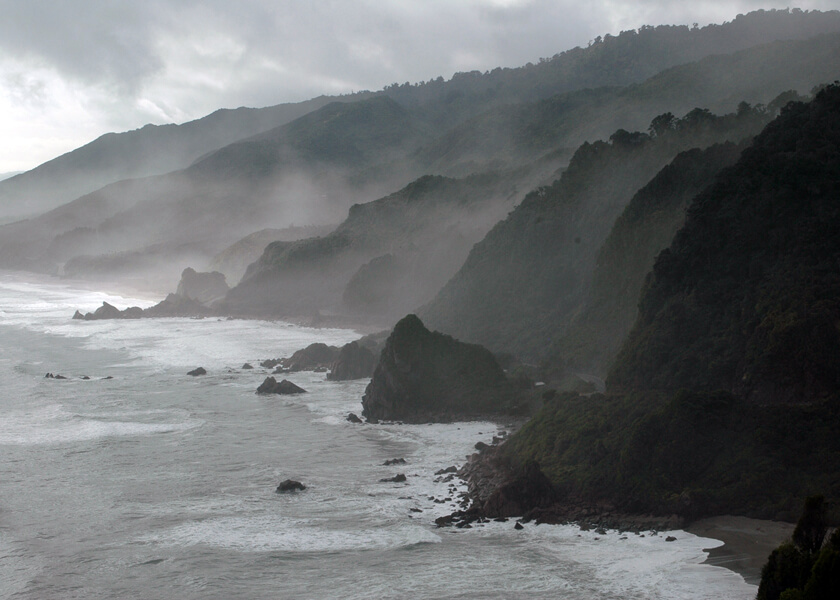
#> input picture images/tinified/new_zealand_coast.jpg, 840 x 600 px
$ python main.py
#> lines starting #> are read from the running program, lines starting #| are printed output that depends on the picture; after the words box and inside, x2 and y2 are one past the last pixel; in counts of white or black regions, pixels touching at a corner belong together
### course/module_04.py
# -*- coding: utf-8 -*-
# Module 4: Image Enhancement

# --- Third Party Libraries ---
# cv2: OpenCV library for computer vision, machine learning, and image processing.
#      It can process images and videos to identify objects, faces, or even the handwriting of a human.
import cv2
# numpy: library for array processing for numbers, strings, records, and objects.
import numpy as np

# --- Python modules ---
# textwrap: provides formatting of text by adjusting the line breaks in the input paragraph.
import textwrap

# --- App modules ---
from .constants import IMAGE_SUB_FOLDER_
from helper import show_helper, os_helper


def multiply_contrast(image_file_: str):
    """
    Multiply the intensity values with a constant to in/decrease the Contrast of the image, which is the difference in
      the intensity values of the pixels of an image.
    If factor > 1 the difference is larger, so more contrast. But if factor < 1 the difference is smaller, so less
      contrast.
    :param image_file_: filename of the image file to process
    """
#> called with image_file_ = 'new_zealand_coast.jpg'
    file_exists_, full_image_path_ = os_helper.file_exists(image_file_, *IMAGE_SUB_FOLDER_)

    if file_exists_:
        # Load image with OpenCV. Image is grayscale, but is read in color because it will be annotated in color.
        image_ = cv2.imread(full_image_path_, cv2.IMREAD_COLOR)
#> image_ is the input picture: shape (600, 840, 3); mean B, G, R 115.2, 113.7, 110.9

        # In/Decreasing the difference in the intensity values of the pixels of an image will result
        #  in a global in/decrease in the contrast
        dark_matrix_ = np.ones(image_.shape) * 0.5          # to decrease contrast
        bright_matrix_ = np.ones(image_.shape) * 1.2        # to increase contrast

        # Use multiply functions, to in/decrease contrast the matrix from de original image,
        image_darker_ = np.uint8(cv2.multiply(np.float64(image_), dark_matrix_))
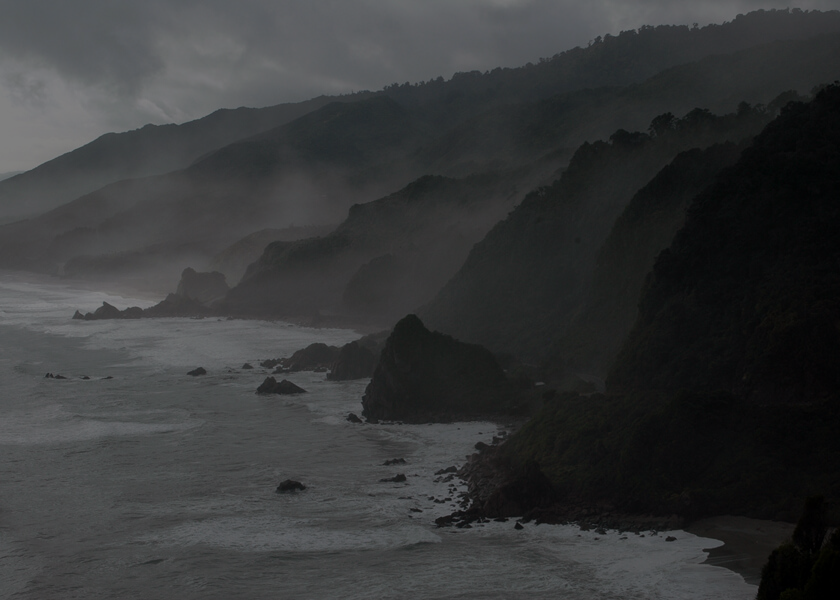
#> image_darker_: shape (600, 840, 3); mean B, G, R 57.4, 56.6, 55.2
        image_brighter_ = np.uint8(cv2.multiply(np.float64(image_), bright_matrix_))            # with overflow issue
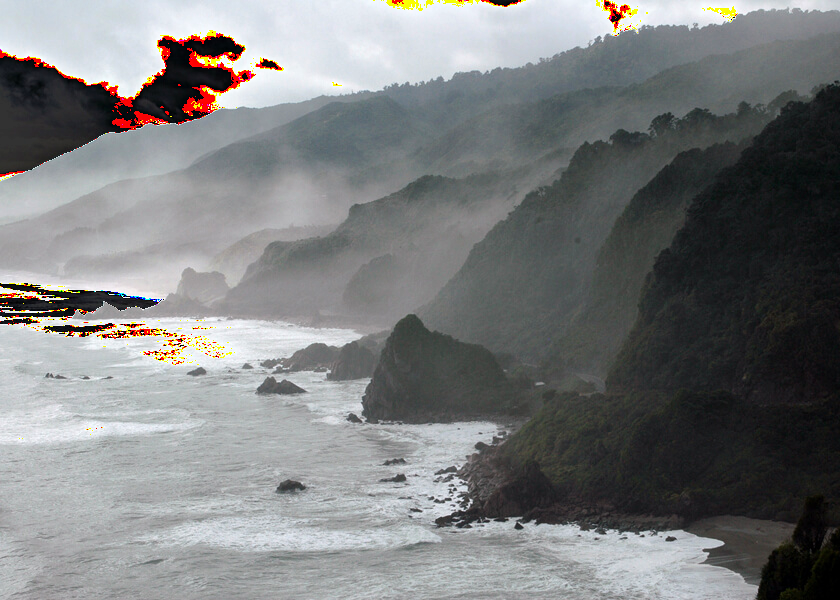
#> image_brighter_: shape (600, 840, 3); mean B, G, R 125.7, 125.1, 123.4

        # Add multiline observation about overflow issue. Wraps the text with textwrap.wrap
        text_ = 'The values which are already high, are becoming greater than 255. Thus, the overflow issue.'
        wrapped_text_ = textwrap.wrap(text_, width=int(len(text_) * 0.60))
        font_face_ = cv2.FONT_HERSHEY_DUPLEX
        font_scale_ = 0.8
        font_thickness_ = 1
        bgr_color_ = (0, 255, 255)            # Yellow rgb(255, 255, 0)
        # Calculate the interlinear gap
        text_size_ = cv2.getTextSize(wrapped_text_[0], font_face_, font_scale_, font_thickness_)[0]
        gap_ = text_size_[1] + 5
        # Initialize the position of the text in the image
        left_margin_, top_margin_ = 180, 280
        # Add lines of text
        for line_ in wrapped_text_:
            # Add a line of text
            cv2.putText(image_brighter_, line_, org=(left_margin_, top_margin_), fontFace=font_face_,
                        fontScale=font_scale_, color=bgr_color_, thickness=font_thickness_,
                        lineType=cv2.LINE_AA)
            # Calculate top margin for the next line
            top_margin_ += gap_
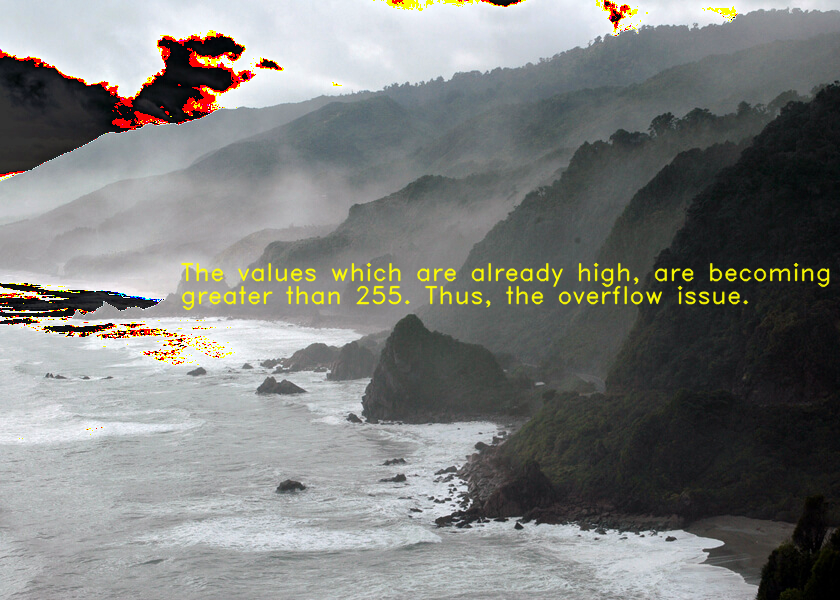
#> image_brighter_: shape (600, 840, 3); 1.76% of pixels changed, all inside (x1, y1, x2, y2) = (181, 262, 830, 311)
#> after the loop, top_margin_ = 326

        # Prepare display the images
        images_titles_ = ['Original Image', 'Lower Contrast', 'Higher Contrast with Overflow',
                          'Higher Contrast with Adjusted Overflow']

        # Handling Overflow using np.clip
        image_brighter_handled = np.uint8(np.clip(cv2.multiply(np.float64(image_), bright_matrix_), 0, 255))
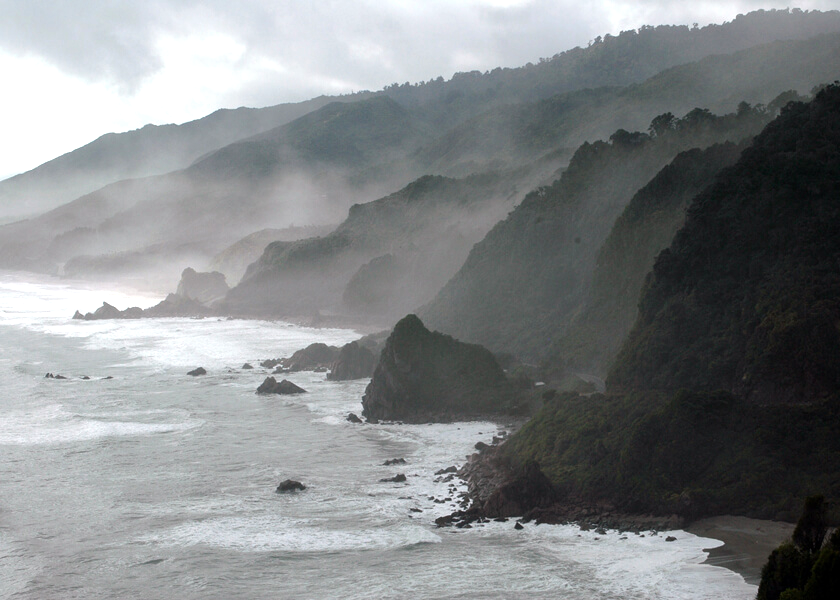
#> image_brighter_handled: shape (600, 840, 3); mean B, G, R 136.8, 135.1, 131.8

        # Show images with OpenCV
        images_ = [image_, image_darker_, image_brighter_, image_brighter_handled]
        show_helper.cv2_show(images_, images_titles_)
    else:
        print(f'There is not file {full_image_path_}')


# [27 lines left out: function add_subtract_brightness, not called in this run]

### helper/show_helper.py
# -*- coding: utf-8 -*-

# --- Third Party Libraries ---
# cv2: OpenCV library for computer vision, machine learning, and image processing.
#      It can process images and videos to identify objects, faces, or even the handwriting of a human.
import cv2
# imutils: functions to make basic image processing functions such as translation, rotation, resizing, skeletonization,
#          and displaying
from imutils import resize
# matplotlib: library for creating static, animated, and interactive visualizations
import matplotlib.pyplot as plt


# [40 lines left out: function plt_show, not called in this run]


def cv2_show(images_: [],
             image_titles_: [],
             fit_image_: bool = True):
    """
    Shows images using OpenCV
    :param images_: images array to show
    :param image_titles_: strings array with the title of each image
    :param fit_image_: flag to adjust the image and keep it within the screen
    """
#> called with fit_image_ = True
    # Show the image and channels
    for i_ in range(len(images_)):
        # Create window
        win_name_ = image_titles_[i_]
        cv2.namedWindow(win_name_, cv2.WINDOW_AUTOSIZE)

        # Downsize image maintaining aspect ratio and show it in the window
        if fit_image_:
            cv2.imshow(win_name_, resize(images_[i_], width=400))
        else:
            cv2.imshow(win_name_, images_[i_])

        # Report array dimensions
        print(f'{win_name_} dimensions (height x width):', images_[i_].shape)
#> this loop made 4 passes
#> win_name_ on passes 1 to 4: 'Original Image', 'Lower Contrast', 'Higher Contrast with Overflow', 'Higher Contrast with Adjusted Overflow'
#| Original Image dimensions (height x width): (600, 840, 3)
#| Lower Contrast dimensions (height x width): (600, 840, 3)
#| Higher Contrast with Overflow dimensions (height x width): (600, 840, 3)
#| Higher Contrast with Adjusted Overflow dimensions (height x width): (600, 840, 3)

    cv2.waitKey(0)
    cv2.destroyAllWindows()

### helper/os_helper.py
# -*- coding: utf-8 -*-

# --- Python modules ---
# os: library that allows access to functionalities dependent on the Operating System.
from os import path
# sys: module which provides access to variables used or maintained by the interpreter and to functions that
#      interact strongly with the interpreter
import sys

# --- App modules ---
from . import string_helper


def file_exists(filename_: str,
                *sub_folders) -> ():
    """
    Evaluates if file exists in the path app_folder/<*sub_folders>/filename
    :param filename_: to evaluate existence
    :param sub_folders: dependent on the application folder
    :return: a tuple (True whether filename exists, otherwise False,
                      Full path)
    """

    # Check filename has a value, if it does not, reject
    if string_helper.is_none_empty_space(filename_):
        return False, None

    # Identify the application directory
    app_folder_ = path.abspath(path.dirname(str(sys.modules['__main__'].__file__)))
    # Get path with sub-folders (app_folder/<*sub_folders>)
    file_folder_ = path.join(app_folder_, *sub_folders)
    # Get full path with filename (app_folder/<*sub_folders>/filename)
    full_file_path_ = path.join(file_folder_, filename_)

    # Evaluate file existence, and return result
    return path.exists(full_file_path_), full_file_path_

### helper/string_helper.py
# -*- coding: utf-8 -*-

def is_none_empty(s) -> bool:
    """
    Indicates whether the specified string is null or an empty string ("").
    Visit: https://stackoverflow.com/questions/9573244/how-to-check-if-the-string-is-empty
    :param s: string
    :return: True whether the specified string is null or an empty string (""), otherwise False.
    """
    return s is None or "".__eq__(s) or s.isspace()


def is_none_empty_space(s) -> bool:
    """
    Indicates whether a specified string is null, empty, or consists only of white-space characters.
    :param s: string
    :return: True whether the string is null, empty, or consists only of white-space characters, otherwise False.
    """
    return is_none_empty(s) or s.isspace()

### main.py
# -*- coding: utf-8 -*-

# --- Third Party Libraries ---
# cv2: OpenCV library for computer vision, machine learning, and image processing.
#      It can process images and videos to identify objects, faces, or even the handwriting of a human.
import cv2

# --- Python modules ---
# sys: module which provides access to variables used or maintained by the interpreter and to functions that
#      interact strongly with the interpreter
import sys

# --- App modules ---
import course


# Use of __name__ & __main__
# When the Python interpreter reads a code file, it completely executes the code in it.
# For example, in a file my_module.py, when executed as the main program, the __name__ attribute will be '__main__',
# however if it is used importing it from another module: import my_module, the __name__ attribute will be 'my_module'.
if __name__ == '__main__':
    '''
    # Module 1: Getting Started with Images
    """ Show images with matplotlib, after seeing them close the windows to continue """
    course.module_01.plot_image('checkerboard_18x18.png', cv2.IMREAD_GRAYSCALE, 'gray')
    course.module_01.plot_image('checkerboard_fuzzy_18x18.jpg', cv2.IMREAD_GRAYSCALE)
    course.module_01.plot_image('coca-cola-logo.png', cv2.IMREAD_COLOR)
    course.module_01.plot_image('bicycle.jpg', cv2.IMREAD_COLOR)
    course.module_01.split_image('bicycle.jpg')
    course.module_01.convert_color_space('mafalda.jpg')
    course.module_01.modify_hue_channel('mafalda.jpg', 10, save_=False)

    # Module 2: Basic Image Manipulation
    """ Shows images with OpenCV, after seeing them press any key to continue """
    course.module_02.modify_pixels('checkerboard_18x18.png')
    course.module_02.crop_image('bicycle.jpg', 0.30, 0.30, 0.05, 0.02)
    course.module_02.resize_image('mafalda.jpg', 0.50)
    course.module_02.flip_image('coca-cola-logo.png')

    # Module 3: Image Annotation
    course.module_03.draw_line('apollo_11_launch.jpg')
    course.module_03.draw_circle('apollo_11_launch.jpg')
    course.module_03.draw_rectangle('apollo_11_launch.jpg')
    course.module_03.put_text('apollo_11_launch.jpg')

    '''
    # Module 4: Image Enhancement
    # course.module_04.add_subtract_brightness('new_zealand_coast.jpg')
    course.module_04.multiply_contrast('new_zealand_coast.jpg')

    # TODO Module 5: Accessing the Camera
    # TODO Module 6: Read and Write Videos
    # TODO Module 7: Image Filtering and Edge Detection
    # TODO Module 8: Image Features and Image Alignment
    # TODO Module 9: Image Stitching and Creating Panoramas
    # TODO Module 10: High Dynamic Range Imaging (HDR)
    # TODO Module 11: Object Tracking
    # TODO Module 12: Face Detection
    # TODO Module 13: Object Detection
    # TODO Module 14: Pose Estimation using OpenPose

    # Terminate normally
    sys.exit(0)
#> (the program exits here)
